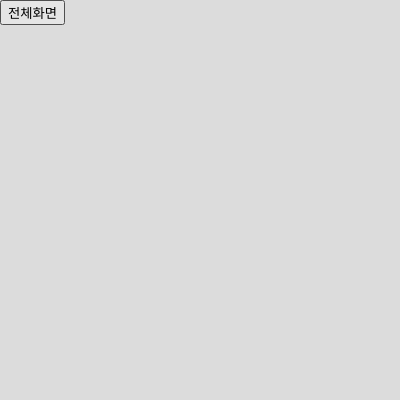
Frame 1 (no input)
Frame 60 (no input): identical to frame 1, image omitted
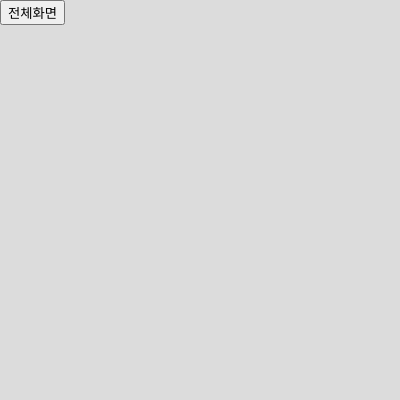
Frame 120 (the mouse pressed at the canvas centre since frame 60)

The p5.js sketch that drew these frames (run headless with seeded random() and noise() and a simulated clock; from frame 60 on, the mouse is pressed at the canvas centre):

// p5.js sketch
// ── sketch.js
function setup() {
  createCanvas(400, 400);
  fsButton = createButton("전체화면")
  fsButton.position(0, 0);
  fsButton.mousePressed(goFullScreen)
}

function draw() {
  background(220);
}

function goFullScreen()  {
  let fs = fullscreen();
  fullscreen(!fs);
  if(!fs)  {
    resizeCanvas(displayWidth, displayHeight);
    fsButton.html("되돌아가기")
  }
  else  {
    resizeCanvas(600, 600)
    fsButton.html("전체화면")
  }
  
}
